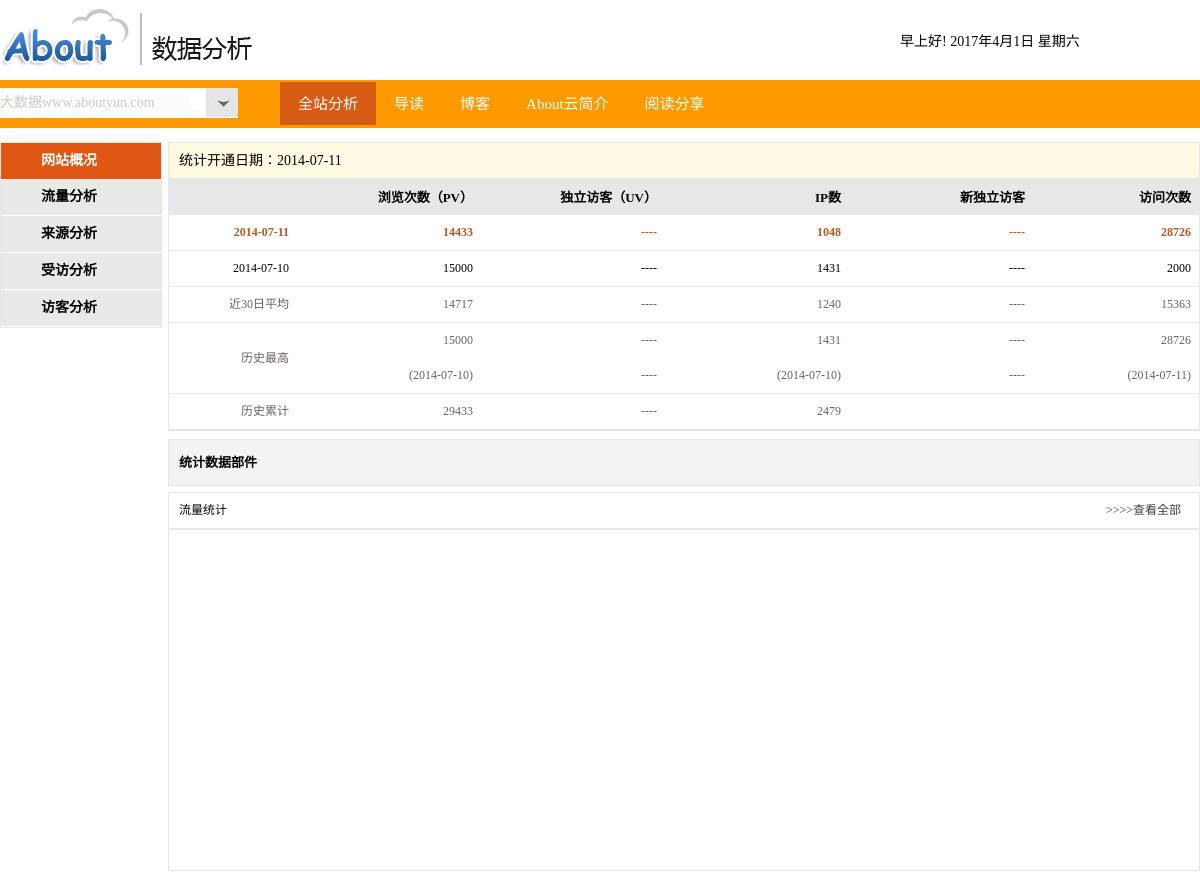
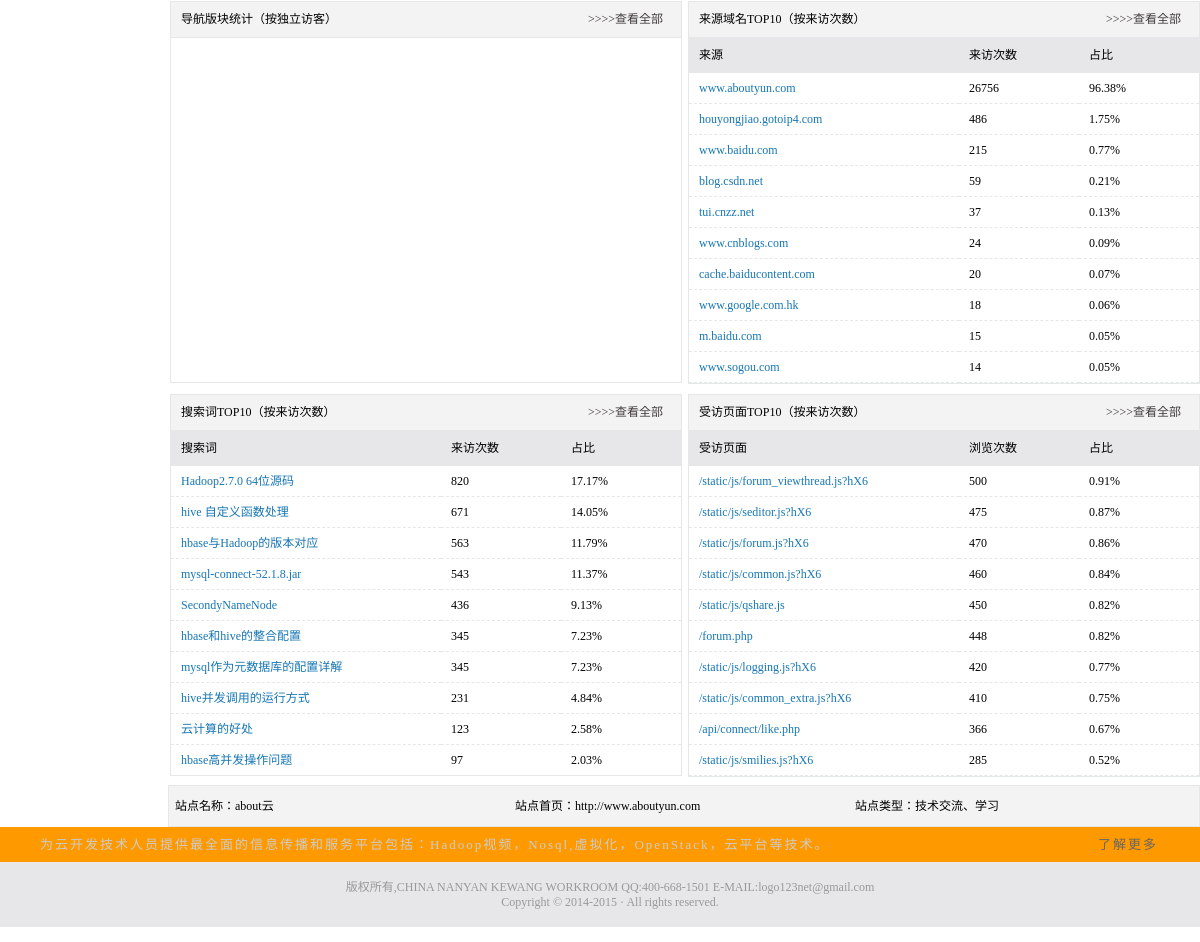
Page /aboutyun/index.php on the committed database (2 pictures, top to bottom).
### tables this page shows
CREATE TABLE IF NOT EXISTS `searchstatistics` (
  `SearchWord` text,
  `SearchNum` int(11) DEFAULT NULL,
  `date` varchar(20) DEFAULT NULL
);

### aboutyun/includes/mysql.func.php (called while the page is built, shortened)
<?php
function _query($_sql){
	if(!$_result = mysql_query($_sql)){
		exit("SQL执行失败！".mysql_error());
	}
	return $_result;
}
function _fetch_array($_sql){
	return mysql_fetch_array(_query($_sql),MYSQL_ASSOC);
}
function _fetch_array_list($_result){
	return mysql_fetch_array($_result,MYSQL_ASSOC);
}
?>

### aboutyun/includes/global.func.php (called while the page is built, shortened)
<?php
function _url_len($_str,$_strlen){
	if(mb_strlen($_str,'UTF8') > $_strlen){
		return mb_substr($_str, 0, $_strlen,"UTF-8");
	}else
	{
		return $_str;
	}
}
?>

### aboutyun/index.php (the view, shortened to what this page needs)
<!DOCTYPE html PUBLIC "-//W3C//DTD XHTML 1.0 Transitional//EN" "http://www.w3.org/TR/xhtml1/DTD/xhtml1-transitional.dtd">
<html xmlns="http://www.w3.org/1999/xhtml">
<head>
<?php
require ROOT_PATH.'includes/link.inc.php';
?>
</head>
<body>
<?php
require ROOT_PATH.'includes/header.inc.php';
?>
<div class="web_center">
<?php
require ROOT_PATH.'includes/left_nav.inc.php';
?>
<?php
$_sql_total="select TotalPV,TotalIP,TotalPeople,date from v_allstatistics order by date desc limit 2";
$_sql_avg = "select round(avg(TotalPV)) as avgPV,round(avg(TotalIP)) as avgIP,round(avg(TotalPeople)) as avgPeo from v_allstatistics order by date desc limit 30";
$_PV_High = "select TotalPV,date from v_allstatistics where TotalPV = (select max(TotalPV) from v_allstatistics)";
$_IP_High = "select TotalIP,date from v_allstatistics where TotalIP = (select max(TotalIP) from v_allstatistics)";
$_Peo_High = "select TotalPeople,date from v_allstatistics where TotalPeople = (select max(TotalPeople) from v_allstatistics)";
$_Sum_all = "select sum(TotalPV) as SumPV,sum(TotalIP) as SumIP from v_allstatistics";
$_result_total = _query($_sql_total);
$_fetch_total=array();
while (!!$_row = _fetch_array_list($_result_total)) {
  $_fetch_total[]=$_row;
}
$_rowAvg = _fetch_array($_sql_avg);
$_rowHigh_PV = _fetch_array($_PV_High);
$_rowHigh_IP = _fetch_array($_IP_High);
$_rowHigh_Peo = _fetch_array($_Peo_High);
$_rowSum = _fetch_array($_Sum_all);
?>
	<div class="center_time"><p>统计开通日期：2014-07-11</p></div>
	<div class="center_table">
      <table border="0"cellspacing="0" cellpadding="0">
         <tr>
            <td class="dd_one"><p></p></td>
            <td class="dd_oth"><p>浏览次数（PV）</p></td>
            <td class="dd_oth"><p>独立访客（UV）</p></td>
            <td class="dd_oth"><p>IP数</p></td>
            <td class="dd_oth"><p>新独立访客</p></td>
            <td class="dd_oths"><p>访问次数</p></td>
         </tr>
         <tr class="tb_row" onMouseOver="mouseOver(this)" onMouseOut="mouseOut(this)" >
            <td class="td_time"><p><?php echo $_fetch_total[0][date];?></p></td>
            <td class="td_data"><p><?php echo $_fetch_total[0][TotalPV];?></p></td>
            <td class="td_data"><p>----</p></td>
            <td class="td_data"><p><?php echo $_fetch_total[0][TotalIP];?></p></td>
            <td class="td_data"><p>----</p></td>
            <td class="td_datas"><p><?php echo $_fetch_total[0][TotalPeople];?></p></td>
         </tr>
         <tr class="tb_row" onMouseOver="mouseOver(this)" onMouseOut="mouseOut(this)">
            <td class="td_time_y"><p><?php echo $_fetch_total[1][date];?></p></td>
            <td class="td_data_y"><p><?php echo $_fetch_total[1][TotalPV];?></p></td>
            <td class="td_data_y"><p>----</p></td>
            <td class="td_data_y"><p><?php echo $_fetch_total[1][TotalIP];?></p></td>
            <td class="td_data_y"><p>----</p></td>
            <td class="td_data_ys"><p><?php echo $_fetch_total[1][TotalPeople];?></p></td>
         </tr>
         <tr class="tb_row" onMouseOver="mouseOver(this)" onMouseOut="mouseOut(this)">
            <td class="td_time_s"><p>近30日平均</p></td>
            <td class="td_data_s"><p><?php echo $_rowAvg[avgPV];?></p></td>
            <td class="td_data_s"><p>----</p></td>
            <td class="td_data_s"><p><?php echo $_rowAvg[avgIP];?></p></td>
            <td class="td_data_s"><p>----</p></td>
            <td class="td_data_ss"><p><?php echo $_rowAvg[avgPeo];?></p></td>
         </tr>
          <tr class="tb_row" onMouseOver="mouseOver(this)" onMouseOut="mouseOut(this)">
            <td class="td_time_s"><p>历史最高</p></td>
            <td class="td_data_s"><p><?php echo $_rowHigh_PV[TotalPV];?></p><p><?php echo '('.$_rowHigh_PV[date].')';?></p></td>
            <td class="td_data_s"><p>----</p><p>----</p></td>
            <td class="td_data_s"><p><?php echo $_rowHigh_IP[TotalIP];?></p><p><?php echo '('.$_rowHigh_IP[date].')';?></p></td>
            <td class="td_data_s"><p>----</p><p>----</p></td>
            <td class="td_data_ss"><p><?php echo $_rowHigh_Peo[TotalPeople];?></p><p><?php echo '('.$_rowHigh_Peo[date].')';?></p></td>
         </tr>
         <tr class="tb_row" onMouseOver="mouseOver(this)" onMouseOut="mouseOut(this)">
            <td class="td_time_s"><p>历史累计</p></td>
            <td class="td_data_s"><p><?php echo $_rowSum[SumPV];?></p></td>
            <td class="td_data_s"><p>----</p></td>
            <td class="td_data_s"><p><?php echo $_rowSum[SumIP];?></p></td>
            <td class="td_data_s"><p></p></td>
            <td class="td_data_ss"><p></p></td>
         </tr>
      </table>
	</div>
	<div class="data_show"><p>统计数据部件</p></div>
   <div class="date_ab"><p class="data_ab_lp">流量统计</p><p class="data_ab_rp"><a href="trend.php">>>>>查看全部</a></p></div>
<div class="line_chart_all">
   <div id="line_chart">
   </div>
</div>
<div class="center_totall_all">
   <div class="pie_all">
      <div class="c_title"><p class="data_ab_lp">导航版块统计（按独立访客）</p><p class="data_ab_rp"><a href="guide.php">>>>>查看全部</a></p></div>
      <div id="pie_chart"></div>
   </div>
<?php
$_from_host_sql = "select Host,sum(TotalNum) as TotalSum from fromhoststatistics group by Host order by TotalSum desc limit 10";
$_Sum_Total_sql = "select sum(TotalNum) as SumTotal from fromhoststatistics where date=(select date from fromhoststatistics  group by date order by date limit 1)";
$_Sum_Total = _fetch_array($_Sum_Total_sql);
$_result_from_url = _query($_from_host_sql);
?>
   <div class="From_all">
       <div class="c_title"><p class="data_ab_lp">来源域名TOP10（按来访次数）</p><p class="data_ab_rp"><a href="fromHost.php">>>>>查看全部</a></p></div>
       <div class="From_data">
          <table border="0"cellspacing="0" cellpadding="0">
         <tr>
            <td class="From_data_one"><p>来源</p></td>
            <td class="From_data_two"><p>来访次数</p></td>
            <td class="From_data_two"><p>占比</p></td>
         </tr>
         <?php while (!!$_row=_fetch_array_list($_result_from_url)) { ?>
         <tr class="tb_row" onMouseOver="mouseOver(this)" onMouseOut="mouseOut(this)">
            <td class="From_data_url"><a href="<?php echo 'http://'.$_row['Host'];?>" target="_blank"><p><?php echo $_row['Host'];?></p></a></td>
            <td class="From_data_dt"><p><?php echo $_row['TotalSum'];?></p></td>
            <td class="From_data_dt"><p><?php echo round($_row['TotalSum']/$_Sum_Total['SumTotal']*100,2).'%';?></p></td>
         </tr>
         <?php }?>
         </table>
       </div>
   </div>
</div>
<?php
$_search_sql = "select SearchWord,SearchNum from searchstatistics order by SearchNum desc limit 10";
$_Search_Total_sql = "select sum(SearchNum) as NumTotal from searchstatistics where date=(select date from searchstatistics  group by date order by date limit 1)";
$_search_result=_query($_search_sql);
$_total_result = _fetch_array($_Search_Total_sql);
?>
<div class="center_totall_all">
   <div class="pie_all">
      <div class="c_title"><p class="data_ab_lp">搜索词TOP10（按来访次数）</p><p class="data_ab_rp"><a href="searchword.php">>>>>查看全部</a></p></div>
       <div class="From_data">
          <table border="0"cellspacing="0" cellpadding="0">
         <tr>
            <td class="From_data_one"><p>搜索词</p></td>
            <td class="From_data_two"><p>来访次数</p></td>
            <td class="From_data_two"><p>占比</p></td>
         </tr>
         <?php while(!!$_Search_row = _fetch_array_list($_search_result)){?>
         <tr class="tb_row" onMouseOver="mouseOver(this)" onMouseOut="mouseOut(this)">
            <td class="From_data_url"><p><a href="#"><?php echo $_Search_row['SearchWord'] ;?></a></p></td>
            <td class="From_data_dt"><p><?php echo $_Search_row['SearchNum'] ;?></p></td>
            <td class="From_data_dt"><p><?php echo round($_Search_row['SearchNum']/$_total_result['NumTotal']*100,2).'%';?></p></td>
         </tr>
         <?php }?>
         </table>
       </div>
   </div>
<?php
$_visit_page_sql = "select VisitUrl,sum(TotalNum) as TotalSum from visitpagestatistics group by VisitUrl order by TotalSum desc limit 10";
$_Sum_Total_sql = "select sum(TotalNum) as SumTotal from visitpagestatistics where date=(select date from visitpagestatistics  group by date order by date limit 1)";
$_result_visit_page = _query($_visit_page_sql);
$_Sum_Total = _fetch_array($_Sum_Total_sql);
?>
   <div class="From_all">
       <div class="c_title"><p class="data_ab_lp">受访页面TOP10（按来访次数）</p><p class="data_ab_rp"><a href="visitpage.php">>>>>查看全部</a></p></div>
       <div class="From_data">
          <table border="0"cellspacing="0" cellpadding="0">
         <tr>
            <td class="From_data_one"><p>受访页面</p></td>
            <td class="From_data_two"><p>浏览次数</p></td>
            <td class="From_data_two"><p>占比</p></td>
         </tr>
         <?php while (!!$_row = _fetch_array_list($_result_visit_page)) {
          $_result_str =explode('HTTP/1.0',$_row['VisitUrl']);?>
         <tr class="tb_row" onMouseOver="mouseOver(this)" onMouseOut="mouseOut(this)">
            <td class="From_data_url"><a href="<?php echo 'http://www.aboutyun.com'.$_row['VisitUrl'];?>" target="_blank"><p><?php echo _url_len($_result_str[0],35);?></p></a></td>
            <td class="From_data_dt"><p><?php echo $_row['TotalSum'];?></p></td>
            <td class="From_data_dt"><p><?php echo round($_row['TotalSum']/$_Sum_Total['SumTotal']*100,2).'%';?></p></td>
         </tr>
         <?php }?>
         </table>
       </div>
   </div>
</div>
<div class="web_info">
   <dl>
      <dd><p>站点名称：about云</p></dd>
      <dd><p>站点首页：http://www.aboutyun.com</p></dd>
      <dd><p>站点类型：技术交流、学习</p></dd>
   </dl>
</div>
</div>
<?php
require ROOT_PATH.'includes/footer.inc.php';
?>
</body>
</html>

### aboutyun/style/basic.css (style rules this page uses)
* { padding:0; margin:0; font-family:"微软雅黑"; }
a { text-decoration:none; }

### rows in the picture
searchstatistics: SearchWord "Hadoop2.7.0 64位源码", SearchNum "820", NumTotal "17.17"
searchstatistics: SearchWord "hive 自定义函数处理", SearchNum "671", NumTotal "14.05"
searchstatistics: SearchWord "hbase与Hadoop的版本对应", SearchNum "563", NumTotal "11.79"
searchstatistics: SearchWord "mysql-connect-52.1.8.jar", SearchNum "543", NumTotal "11.37"
searchstatistics: SearchWord "SecondyNameNode", SearchNum "436", NumTotal "9.13"
searchstatistics: SearchWord "hbase和hive的整合配置", SearchNum "345", NumTotal "7.23"
searchstatistics: SearchWord "mysql作为元数据库的配置详解", SearchNum "345", NumTotal "7.23"
searchstatistics: SearchWord "hive并发调用的运行方式", SearchNum "231", NumTotal "4.84"
searchstatistics: SearchWord "云计算的好处", SearchNum "123", NumTotal "2.58"
searchstatistics: SearchWord "hbase高并发操作问题", SearchNum "97", NumTotal "2.03"

### other values in the picture
$_fetch_total[0][date] "2014-07-11"
$_fetch_total[0][TotalPV] "14433"
$_fetch_total[0][TotalIP] "1048"
$_fetch_total[0][TotalPeople] "28726"
$_fetch_total[1][date] "2014-07-10"
$_fetch_total[1][TotalPV] "15000"
$_fetch_total[1][TotalIP] "1431"
$_fetch_total[1][TotalPeople] "2000"
$_rowAvg[avgPV] "14717"
$_rowAvg[avgIP] "1240"
$_rowAvg[avgPeo] "15363"
$_rowHigh_PV[TotalPV] "15000"
$_rowHigh_PV[date] "2014-07-10"
$_rowHigh_IP[TotalIP] "1431"
$_rowHigh_IP[date] "2014-07-10"
